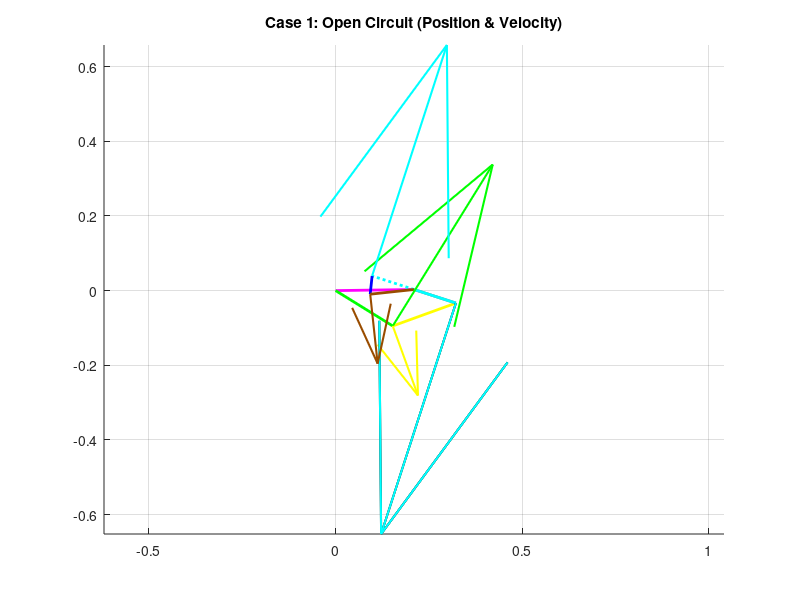
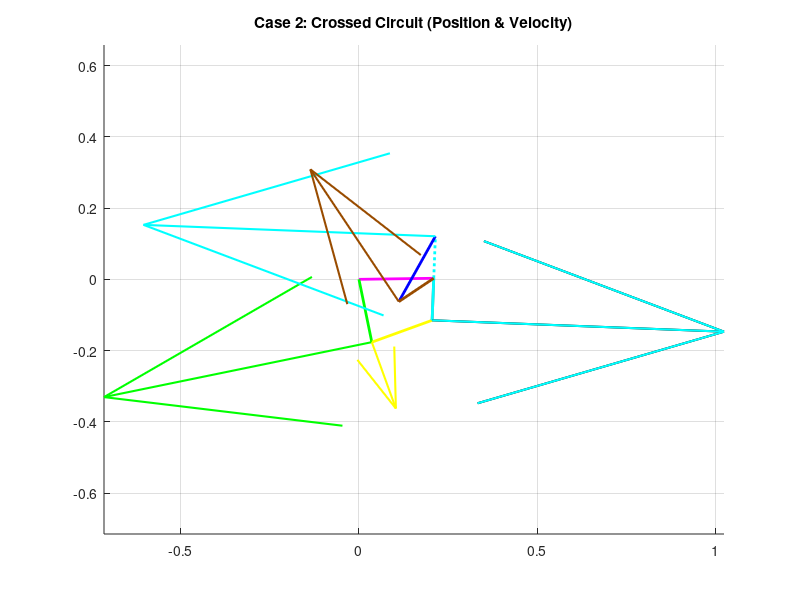

Write MATLAB code to recreate these figures, in order.
clear all
close all
clc

% ==========================================
% SECTION 1: PARAMETERS & INPUT
% ==========================================
% --- Dimensions (Meters) ---
L1 = 0.210; % Ground (Pink)
L2_Loop1 = 0.180; % Green
L3_Loop1 = 0.180; % Yellow
L4_Shared = 0.118; % Grey

L2_Loop2 = 0.118; % Cyan
L3_Loop2 = 0.210; % Red

L2_Loop3 = 0.118; % Cyan (Extended)
L3_Loop3 = 0.210; % Blue
L4_Loop3 = 0.118; % Brown

d = L1;
offset_deg = 0.81;
offset = deg2rad(offset_deg);

q3d_global = 19.94; % Input Theta 3 (Yellow)
q3 = deg2rad(q3d_global) - offset;

w_Yellow = -2.2; % Input Angular Velocity (rad/s)

% ==========================================
% SECTION 2: POSITION ANALYSIS (CALCULATE ANGLES)
% ==========================================

% --- LOOP 1: Green-Yellow-Grey ---
a = L2_Loop1; b = L3_Loop1; c = L4_Shared;
K1=d/b; K2=d/c; K3=(b^2-a^2+c^2+d^2)/(2*b*c); K4=d/a; K5=(c^2-d^2-b^2-a^2)/(2*b*a);
A=cos(q3)-K1-K2*cos(q3)+K3; B=-2*sin(q3); C=K1-(K2+1)*cos(q3)+K3;
D=cos(q3)-K1+K4*cos(q3)+K5; E=-2*sin(q3); F=K1+(K4-1)*cos(q3)+K5;

q4_L1_open = 2*atan((-B - sqrt(B^2 - 4*A*C))/(2*A));
q2_L1_open = 2*atan((-E - sqrt(E^2 - 4*D*F))/(2*D));
q4_L1_cross = 2*atan((-B + sqrt(B^2 - 4*A*C))/(2*A));
q2_L1_cross = 2*atan((-E + sqrt(E^2 - 4*D*F))/(2*D));

% --- LOOP 2: Cyan-Red-Grey ---
a = L2_Loop2; b = L3_Loop2; c = L4_Shared;
K1_L2=d/c; K2_L2=d/a; K3_L2=(c^2-b^2+a^2+d^2)/(2*c*a); K4_L2=d/b; K5_L2=(a^2-d^2-c^2-b^2)/(2*c*b);

% Case 1 (Open Input)
q_in_1 = q4_L1_open;
A2_1=cos(q_in_1)-K1_L2-K2_L2*cos(q_in_1)+K3_L2; B2_1=-2*sin(q_in_1); C2_1=K1_L2-(K2_L2+1)*cos(q_in_1)+K3_L2;
D2_1=cos(q_in_1)-K1_L2+K4_L2*cos(q_in_1)+K5_L2; E2_1=-2*sin(q_in_1); F2_1=K1_L2+(K4_L2-1)*cos(q_in_1)+K5_L2;
q2_Cyan_1 = 2*atan((-B2_1 + sqrt(B2_1^2 - 4*A2_1*C2_1))/(2*A2_1)); 
q3_Red_1 = 2*atan((-E2_1 + sqrt(E2_1^2 - 4*D2_1*F2_1))/(2*D2_1));

% Case 2 (Crossed Input)
q_in_2 = q4_L1_cross;
A2_2=cos(q_in_2)-K1_L2-K2_L2*cos(q_in_2)+K3_L2; B2_2=-2*sin(q_in_2); C2_2=K1_L2-(K2_L2+1)*cos(q_in_2)+K3_L2;
D2_2=cos(q_in_2)-K1_L2+K4_L2*cos(q_in_2)+K5_L2; E2_2=-2*sin(q_in_2); F2_2=K1_L2+(K4_L2-1)*cos(q_in_2)+K5_L2;
q2_Cyan_2 = 2*atan((-B2_2 + sqrt(B2_2^2 - 4*A2_2*C2_2))/(2*A2_2)); 
q3_Red_2 = 2*atan((-E2_2 + sqrt(E2_2^2 - 4*D2_2*F2_2))/(2*D2_2));

% --- LOOP 3: Cyan-Blue-Brown ---
a = L2_Loop3; b = L3_Loop3; c = L4_Loop3;
K1_L3=d/a; K2_L3=d/c; K3_L3=(a^2-b^2+c^2+d^2)/(2*a*c); K4_L3=d/b; K5_L3=(c^2-d^2-a^2-b^2)/(2*a*b);

% Case 1 (Open Input)
q_in_3_1 = q2_Cyan_1 + pi;
A3_1=cos(q_in_3_1)-K1_L3-K2_L3*cos(q_in_3_1)+K3_L3; B3_1=-2*sin(q_in_3_1); C3_1=K1_L3-(K2_L3+1)*cos(q_in_3_1)+K3_L3;
D3_1=cos(q_in_3_1)-K1_L3+K4_L3*cos(q_in_3_1)+K5_L3; E3_1=-2*sin(q_in_3_1); F3_1=K1_L3+(K4_L3-1)*cos(q_in_3_1)+K5_L3;
q4_Brown_1 = 2*atan((-B3_1 + sqrt(B3_1^2 - 4*A3_1*C3_1))/(2*A3_1));
q3_Blue_1 = 2*atan((-E3_1 + sqrt(E3_1^2 - 4*D3_1*F3_1))/(2*D3_1));

% Case 2 (Crossed Input)
q_in_3_2 = q2_Cyan_2 + pi;
A3_2=cos(q_in_3_2)-K1_L3-K2_L3*cos(q_in_3_2)+K3_L3; B3_2=-2*sin(q_in_3_2); C3_2=K1_L3-(K2_L3+1)*cos(q_in_3_2)+K3_L3;
D3_2=cos(q_in_3_2)-K1_L3+K4_L3*cos(q_in_3_2)+K5_L3; E3_2=-2*sin(q_in_3_2); F3_2=K1_L3+(K4_L3-1)*cos(q_in_3_2)+K5_L3;
q4_Brown_2 = 2*atan((-B3_2 + sqrt(B3_2^2 - 4*A3_2*C3_2))/(2*A3_2));
q3_Blue_2 = 2*atan((-E3_2 + sqrt(E3_2^2 - 4*D3_2*F3_2))/(2*D3_2));

% --- DISPLAY POSITION RESULTS ---
disp('======================================');
disp('       POSITION RESULTS (Degrees)');
disp('======================================');
disp('--- CASE 1 (OPEN) ---');
disp(['  Green:  ', num2str(rad2deg(q2_L1_open)+offset_deg)]);
disp(['  Yellow: ', num2str(q3d_global)]);
disp(['  Grey:   ', num2str(rad2deg(q4_L1_open)+offset_deg)]);
disp(['  Cyan:   ', num2str(rad2deg(q2_Cyan_1)+offset_deg)]);
disp(['  Red:    ', num2str(rad2deg(q3_Red_1)+offset_deg)]);
disp(['  Blue:   ', num2str(rad2deg(q3_Blue_1)+offset_deg)]);
disp(['  Brown:  ', num2str(rad2deg(q4_Brown_1)+offset_deg)]);
disp(' ');
disp('--- CASE 2 (CROSSED) ---');
disp(['  Green:  ', num2str(rad2deg(q2_L1_cross)+offset_deg)]);
disp(['  Yellow: ', num2str(q3d_global)]);
disp(['  Grey:   ', num2str(rad2deg(q4_L1_cross)+offset_deg)]);
disp(['  Cyan:   ', num2str(rad2deg(q2_Cyan_2)+offset_deg)]);
disp(['  Red:    ', num2str(rad2deg(q3_Red_2)+offset_deg)]);
disp(['  Blue:   ', num2str(rad2deg(q3_Blue_2)+offset_deg)]);
disp(['  Brown:  ', num2str(rad2deg(q4_Brown_2)+offset_deg)]);
disp(' ');

% ==========================================
% SECTION 3: VELOCITY ANALYSIS (CALCULATE OMEGAS)
% ==========================================
% w_Yellow = -2.2

% --- Loop 1 ---
a=L2_Loop1; b=L3_Loop1; c=L4_Shared;
% Case 1
w_Grey_1 = (b * w_Yellow * sin(q3 - q2_L1_open)) / (c * sin(q4_L1_open - q2_L1_open));
w_Green_1 = (b * w_Yellow * sin(q4_L1_open - q3)) / (a * sin(q4_L1_open - q2_L1_open));
% Case 2
w_Grey_2 = (b * w_Yellow * sin(q3 - q2_L1_cross)) / (c * sin(q4_L1_cross - q2_L1_cross));
w_Green_2 = (b * w_Yellow * sin(q4_L1_cross - q3)) / (a * sin(q4_L1_cross - q2_L1_cross));

% --- Loop 2 ---
a=L2_Loop2; b=L3_Loop2; c=L4_Shared;
% Case 1
w_Cyan_1 = (c * w_Grey_1 * sin(q4_L1_open - q3_Red_1)) / (a * sin(q2_Cyan_1 - q3_Red_1));
w_Red_1 = (c * w_Grey_1 * sin(q4_L1_open - q2_Cyan_1)) / (b * sin(q3_Red_1 - q2_Cyan_1));
% Case 2
w_Cyan_2 = (c * w_Grey_2 * sin(q4_L1_cross - q3_Red_2)) / (a * sin(q2_Cyan_2 - q3_Red_2));
w_Red_2 = (c * w_Grey_2 * sin(q4_L1_cross - q2_Cyan_2)) / (b * sin(q3_Red_2 - q2_Cyan_2));

% --- Loop 3 ---
a=L2_Loop3; b=L3_Loop3; c=L4_Loop3;
% Case 1
w_Brown_1 = (a * w_Cyan_1 * sin(q_in_3_1 - q3_Blue_1)) / (c * sin(q4_Brown_1 - q3_Blue_1));
w_Blue_1 = (a * w_Cyan_1 * sin(q4_Brown_1 - q_in_3_1)) / (b * sin(q4_Brown_1 - q3_Blue_1));
% Case 2
w_Brown_2 = (a * w_Cyan_2 * sin(q_in_3_2 - q3_Blue_2)) / (c * sin(q4_Brown_2 - q3_Blue_2));
w_Blue_2 = (a * w_Cyan_2 * sin(q4_Brown_2 - q_in_3_2)) / (b * sin(q4_Brown_2 - q3_Blue_2));

% --- DISPLAY VELOCITIES ---
disp('======================================');
disp('       VELOCITY RESULTS (rad/s)');
disp('======================================');
disp('--- CASE 1 (OPEN) ---');
disp(['  w_Green: ', num2str(w_Green_1)]);
disp(['  w_Yellow (Input): ', num2str(w_Yellow)]);
disp(['  w_Grey:  ', num2str(w_Grey_1)]);
disp(['  w_Cyan:  ', num2str(w_Cyan_1)]);
disp(['  w_Red:   ', num2str(w_Red_1)]);
disp(['  w_Blue:  ', num2str(w_Blue_1)]);
disp(['  w_Brown: ', num2str(w_Brown_1)]);
disp(' ');
disp('--- CASE 2 (CROSSED) ---');
disp(['  w_Green: ', num2str(w_Green_2)]);
disp(['  w_Yellow (Input): ', num2str(w_Yellow)]);
disp(['  w_Grey:  ', num2str(w_Grey_2)]);
disp(['  w_Cyan:  ', num2str(w_Cyan_2)]);
disp(['  w_Red:   ', num2str(w_Red_2)]);
disp(['  w_Blue:  ', num2str(w_Blue_2)]);
disp(['  w_Brown: ', num2str(w_Brown_2)]);

% ==========================================
% SECTION 4: VECTORS & PLOTTING
% ==========================================
Scale = 0.5;
RO4O2 = L1*exp(1i*offset);
RO4O2x = real(RO4O2); RO4O2y = imag(RO4O2);

% --- CASE 1 (OPEN) ---
figure(1)
hold on; title('Case 1: Open Circuit (Position & Velocity)');

% 1. Create Position Vectors (Relative to Link Origins)
% Loop 1
R_Green = L2_Loop1*exp(1i*(q2_L1_open+offset)); % Tail at O2
R_Yellow = L3_Loop1*exp(1i*(q3+offset)); % Tail at Green Tip
R_Grey = L4_Shared*exp(1i*(q4_L1_open+offset)); % Tail at O4

% Loop 2 (Corrected Origin: Starts at Grey Tip / O4)
R_Cyan = L2_Loop2*exp(1i*(q2_Cyan_1+offset)); % Tail at O4 (RO4O2)
R_Red = L3_Loop2*exp(1i*(q3_Red_1+offset)); % Tail at Cyan Tip

% Loop 3
R_Cyan_Up = L2_Loop3*exp(1i*(q_in_3_1+offset)); % Tail at O4 (RO4O2)
R_Blue = L3_Loop3*exp(1i*(q3_Blue_1+offset)); % Tail at Cyan Up Tip
R_Brown = L4_Loop3*exp(1i*(q4_Brown_1+offset)); % Tail at O4 (RO4O2)

% 2. Plot Mechanism (Position)
% Ground
plot([0 RO4O2x], [0 RO4O2y], 'm-', 'LineWidth', 2); 

% Loop 1
plot([0 real(R_Green)], [0 imag(R_Green)], 'g-', 'LineWidth', 2); % Green
plot([real(R_Green) real(R_Grey)+RO4O2x], [imag(R_Green) imag(R_Grey)+RO4O2y], 'y-', 'LineWidth', 2); % Yellow
plot([RO4O2x real(R_Grey)+RO4O2x], [RO4O2y imag(R_Grey)+RO4O2y], 'Color', [0.5 0.5 0.5], 'LineWidth', 2); % Grey

% Loop 2
plot([RO4O2x real(R_Cyan)+RO4O2x], [RO4O2y imag(R_Cyan)+RO4O2y], 'c-', 'LineWidth', 2); % Cyan
plot([real(R_Cyan)+RO4O2x real(R_Grey)+RO4O2x], [imag(R_Cyan)+RO4O2y imag(R_Grey)+RO4O2y], 'r-', 'LineWidth', 2); % Red

% Loop 3
plot([RO4O2x real(R_Cyan_Up)+RO4O2x], [RO4O2y imag(R_Cyan_Up)+RO4O2y], 'c:', 'LineWidth', 2); % Cyan Up
plot([real(R_Cyan_Up)+RO4O2x real(R_Brown)+RO4O2x], [imag(R_Cyan_Up)+RO4O2y imag(R_Brown)+RO4O2y], 'b-', 'LineWidth', 2); % Blue
plot([RO4O2x real(R_Brown)+RO4O2x], [RO4O2y imag(R_Brown)+RO4O2y], 'Color', [0.6 0.3 0], 'LineWidth', 2); % Brown

% 3. Calculate Velocities (V = 1i * R * w)
V_Green = 1i * R_Green * w_Green_1;
V_Yellow_Rel = 1i * R_Yellow * w_Yellow;
V_Grey = 1i * R_Grey * w_Grey_1;
V_Cyan = 1i * R_Cyan * w_Cyan_1;
V_Cyan_Up = 1i * R_Cyan_Up * w_Cyan_1;
V_Brown = 1i * R_Brown * w_Brown_1;

% 4. Plot Velocities (Quiver starts at Link Tip)
% Green (Start at Green Tip)
quiver(real(R_Green), imag(R_Green), real(V_Green)*Scale, imag(V_Green)*Scale, 0, 'Color', 'g', 'LineWidth', 1.5, 'MaxHeadSize', 0.5);
% Yellow Rel (Start at Green Tip - Relative Velocity)
quiver(real(R_Green), imag(R_Green), real(V_Yellow_Rel)*Scale, imag(V_Yellow_Rel)*Scale, 0, 'Color', 'y', 'LineWidth', 1.5, 'MaxHeadSize', 0.5);
% Grey (Start at Grey Tip)
quiver(real(R_Grey)+RO4O2x, imag(R_Grey)+RO4O2y, real(V_Grey)*Scale, imag(V_Grey)*Scale, 0, 'k', 'LineWidth', 1.5, 'MaxHeadSize', 0.5);
% Cyan Down (Start at Cyan Tip)
quiver(real(R_Cyan)+RO4O2x, imag(R_Cyan)+RO4O2y, real(V_Cyan)*Scale, imag(V_Cyan)*Scale, 0, 'c', 'LineWidth', 1.5, 'MaxHeadSize', 0.5);
% Cyan Up (Start at Cyan Up Tip)
quiver(real(R_Cyan_Up)+RO4O2x, imag(R_Cyan_Up)+RO4O2y, real(V_Cyan_Up)*Scale, imag(V_Cyan_Up)*Scale, 0, 'c', 'LineWidth', 1.5, 'MaxHeadSize', 0.5);
% Brown (Start at Brown Tip)
quiver(real(R_Brown)+RO4O2x, imag(R_Brown)+RO4O2y, real(V_Brown)*Scale, imag(V_Brown)*Scale, 0, 'Color', [0.6 0.3 0], 'LineWidth', 1.5, 'MaxHeadSize', 0.5);

axis equal; grid on;

% --- CASE 2 (CROSSED) ---
figure(2)
hold on; title('Case 2: Crossed Circuit (Position & Velocity)');

% 1. Create Vectors
R_Green_2 = L2_Loop1*exp(1i*(q2_L1_cross+offset));
R_Yellow_2 = L3_Loop1*exp(1i*(q3+offset));
R_Grey_2 = L4_Shared*exp(1i*(q4_L1_cross+offset));
R_Cyan_2 = L2_Loop2*exp(1i*(q2_Cyan_2+offset));
R_Red_2 = L3_Loop2*exp(1i*(q3_Red_2+offset));
R_Cyan_Up_2 = L2_Loop3*exp(1i*(q_in_3_2+offset));
R_Blue_2 = L3_Loop3*exp(1i*(q3_Blue_2+offset));
R_Brown_2 = L4_Loop3*exp(1i*(q4_Brown_2+offset));

% 2. Plot Position
plot([0 RO4O2x], [0 RO4O2y], 'm-', 'LineWidth', 2);
plot([0 real(R_Green_2)], [0 imag(R_Green_2)], 'g-', 'LineWidth', 2);
plot([real(R_Green_2) real(R_Grey_2)+RO4O2x], [imag(R_Green_2) imag(R_Grey_2)+RO4O2y], 'y-', 'LineWidth', 2);
plot([RO4O2x real(R_Grey_2)+RO4O2x], [RO4O2y imag(R_Grey_2)+RO4O2y], 'Color', [0.5 0.5 0.5], 'LineWidth', 2);
plot([RO4O2x real(R_Cyan_2)+RO4O2x], [RO4O2y imag(R_Cyan_2)+RO4O2y], 'c-', 'LineWidth', 2);
plot([real(R_Cyan_2)+RO4O2x real(R_Grey_2)+RO4O2x], [imag(R_Cyan_2)+RO4O2y imag(R_Grey_2)+RO4O2y], 'r-', 'LineWidth', 2);
plot([RO4O2x real(R_Cyan_Up_2)+RO4O2x], [RO4O2y imag(R_Cyan_Up_2)+RO4O2y], 'c:', 'LineWidth', 2);
plot([real(R_Cyan_Up_2)+RO4O2x real(R_Brown_2)+RO4O2x], [imag(R_Cyan_Up_2)+RO4O2y imag(R_Brown_2)+RO4O2y], 'b-', 'LineWidth', 2);
plot([RO4O2x real(R_Brown_2)+RO4O2x], [RO4O2y imag(R_Brown_2)+RO4O2y], 'Color', [0.6 0.3 0], 'LineWidth', 2);

% 3. Calculate Velocities
V_Green_2 = 1i * R_Green_2 * w_Green_2;
V_Yellow_Rel_2 = 1i * R_Yellow_2 * w_Yellow;
V_Grey_2 = 1i * R_Grey_2 * w_Grey_2;
V_Cyan_2 = 1i * R_Cyan_2 * w_Cyan_2;
V_Cyan_Up_2 = 1i * R_Cyan_Up_2 * w_Cyan_2;
V_Brown_2 = 1i * R_Brown_2 * w_Brown_2;

% 4. Plot Velocities
quiver(real(R_Green_2), imag(R_Green_2), real(V_Green_2)*Scale, imag(V_Green_2)*Scale, 0, 'Color', 'g', 'LineWidth', 1.5, 'MaxHeadSize', 0.5);
quiver(real(R_Green_2), imag(R_Green_2), real(V_Yellow_Rel_2)*Scale, imag(V_Yellow_Rel_2)*Scale, 0, 'Color', 'y', 'LineWidth', 1.5, 'MaxHeadSize', 0.5);
quiver(real(R_Grey_2)+RO4O2x, imag(R_Grey_2)+RO4O2y, real(V_Grey_2)*Scale, imag(V_Grey_2)*Scale, 0, 'k', 'LineWidth', 1.5, 'MaxHeadSize', 0.5);
quiver(real(R_Cyan_2)+RO4O2x, imag(R_Cyan_2)+RO4O2y, real(V_Cyan_2)*Scale, imag(V_Cyan_2)*Scale, 0, 'c', 'LineWidth', 1.5, 'MaxHeadSize', 0.5);
quiver(real(R_Cyan_Up_2)+RO4O2x, imag(R_Cyan_Up_2)+RO4O2y, real(V_Cyan_Up_2)*Scale, imag(V_Cyan_Up_2)*Scale, 0, 'c', 'LineWidth', 1.5, 'MaxHeadSize', 0.5);
quiver(real(R_Brown_2)+RO4O2x, imag(R_Brown_2)+RO4O2y, real(V_Brown_2)*Scale, imag(V_Brown_2)*Scale, 0, 'Color', [0.6 0.3 0], 'LineWidth', 1.5, 'MaxHeadSize', 0.5);

axis equal; grid on;
